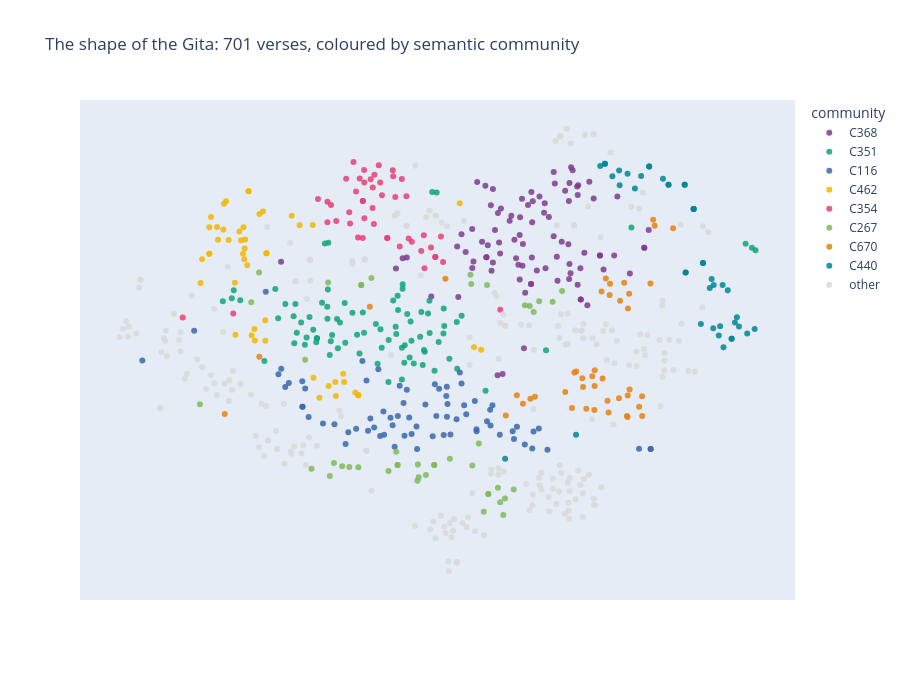

The notebook cell saved with this chart:
### Code cell
# Figure 1: the map coloured by Louvain community.
order = ["C" + str(c) for c in top_comms] + ["other"]
cmap = {lab: PALETTE[i % len(PALETTE)] for i, lab in enumerate(order[:-1])}
cmap["other"] = "#d9d9d9"
fig_comm = px.scatter(
    verse_df, x="x", y="y", color="comm_label",
    category_orders={"comm_label": order}, color_discrete_map=cmap,
    custom_data=["hover"],
    title="The shape of the Gita: 701 verses, coloured by semantic community",
)
fig_comm.update_traces(
    marker=dict(size=6, opacity=0.85, line=dict(width=0)),
    hovertemplate="%{customdata[0]}<extra></extra>",
)
fig_comm.update_layout(
    height=680, legend_title="community",
    xaxis=dict(visible=False), yaxis=dict(visible=False),
)
export(fig_comm, "map_verse_communities.html")
fig_comm
